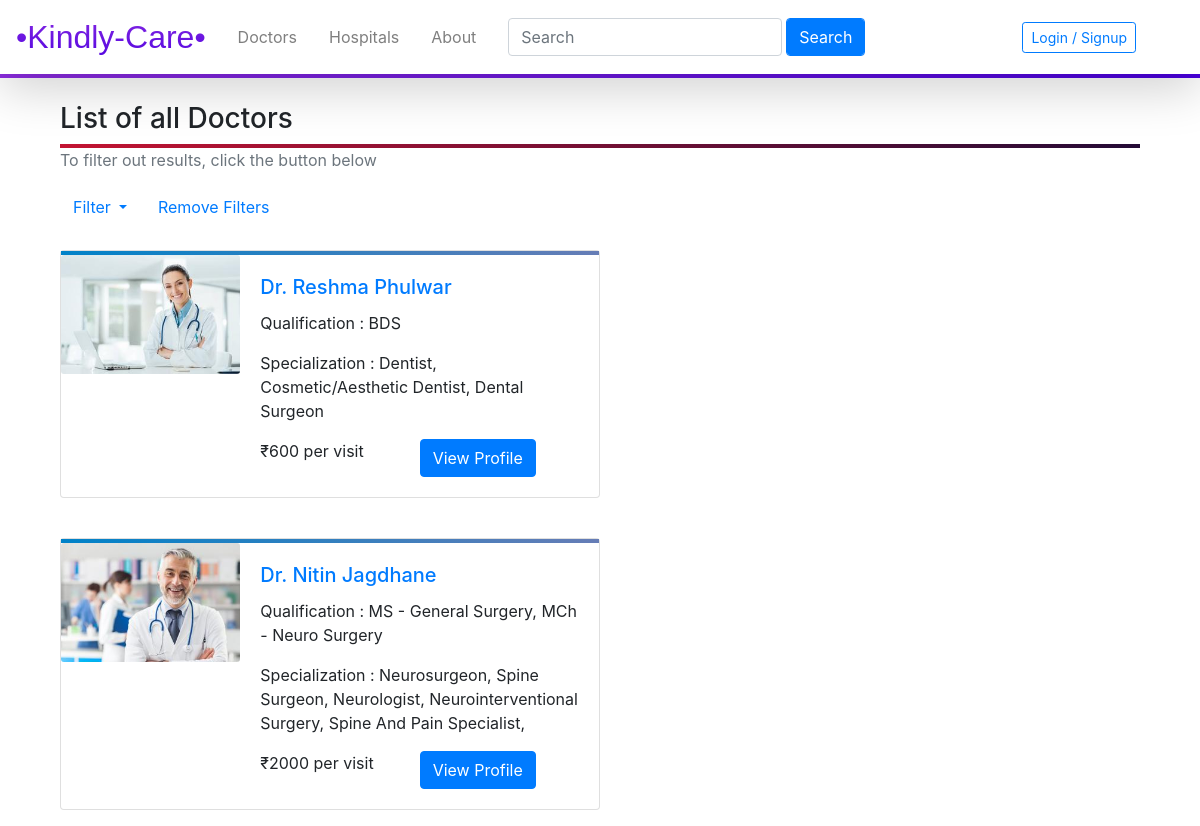
Screenshot of /docs with the database file from the repository.
### kindlycare/models.py (models this page shows, shortened)
class Doctors(db.Model, UserMixin):
    __tablename__ = 'doctors'
    id = db.Column(db.Integer,primary_key = True)
    name = db.Column(db.String(20),nullable = False)
    password = db.Column(db.String(20))
    email = db.Column(db.String(64),unique = True,index = True)
    qualification = db.Column(db.String(50),nullable = False)
    specialization = db.Column(db.String(140))
    consultation_fees = db.Column(db.Integer, nullable = False)
    profile_image = db.Column(db.String(64),default = 'default_image.jpg')
    experience = db.Column(db.Text,nullable = False)
    contact_number = db.Column(db.String(10),nullable = False)
    description = db.Column(db.Text,nullable = False)
    address_line_1 = db.Column(db.Text,nullable = False,default='India')
    address_line_2 = db.Column(db.Text,nullable = False,default='India')
    address_line_3 = db.Column(db.Text,nullable = False,default='India')
    reviews = db.relationship('Reviews',backref='doctor')
    slots = db.relationship('Slots',backref='doctor')
    appointments = db.relationship('Appointments',backref='doctor')
    hospitals_name = db.relationship('Hospitals',secondary=relate, backref = db.backref('doctor', lazy = True))

### kindlycare/core/views.py (the view)
@core.route('/docs')
def docs():
    if request.method == 'POST':
        opt = request.form.get('options')
        print(opt)  # Value of the Radio Button
        return redirect(url_for('core.filter', opt=opt))
    docs = Doctors.query.all()
    return render_template('home.html', docs=docs)

### kindlycare/templates/home.html (shortened to what this page needs)
{% extends 'base.html' %}
{% block content %}
<br>
<div class="container">
    {% if docs %}
    <h3>List of all Doctors</h3>
    <div style="background-image: linear-gradient(to right,#c31432,#240b36);width: 100%;height: 4px;"></div>
    <p class="text-muted">To filter out results, click the button below</a></p>
    <form method="POST" action="/">
        <div class="dropdown">
            <button class="btn btn-link dropdown-toggle" type="button" id="dropdownMenuButton" data-toggle="dropdown"
                aria-haspopup="true" aria-expanded="false">
                Filter
            </button>
            <a href="{{url_for('core.docs')}}" class="btn btn-link">Remove Filters</a>
        </div>
    </form>
    {% for doc in docs %}
    <br>
    <div class="card mb-3" style="max-width: 540px;">
        <div style="background-image: linear-gradient(to right,#0082c8,#667db6);width: 100%;height: 4px;"></div>
        <div class="row no-gutters">
            <div class="col-md-4">
                <img src="{{url_for('static',filename='profile_pics/'+doc.profile_image)}}" class="card-img" alt="...">
            </div>
            <div class="col-md-8">
                <div class="card-body">
                    <h5 class="card-title text-primary">Dr. {{doc.name}}</h5>
                    <p class="card-text">Qualification : {{doc.qualification}}</p>
                    <p class="card-text">Specialization : {{doc.specialization}}</p>
                    <div class="row no-gutters">
                        <div class="col-md-6">
                            <p class="card-text">₹{{doc.consultation_fees}} per visit</p>
                        </div>
                        <div class="col-md-6">
                            <a href="{{url_for('doctors.viewDoctor',doctor_id=doc.id)}}" class="btn btn-primary">View Profile</a>
                        </div>
                    </div>
                </div>
            </div>
        </div>
    </div>
    {% endfor %}
    {% endif %}
</div>
{% endblock %}

### kindlycare/templates/base.html (style rules this page uses)
html { scroll-behavior: smooth; }

### rows the page displays
Doctors: profile_image (picture), name "Reshma Phulwar", qualification "BDS", specialization "Dentist, Cosmetic/Aesthetic Dentist, Dental Surgeon", consultation_fees "600"
Doctors: profile_image (picture), name "Nitin Jagdhane", qualification "MS - General Surgery, MCh - Neuro Surgery", specialization "Neurosurgeon, Spine Surgeon, Neurologist, Neurointerventional Surgery, Spine And Pain Specialist,", consultation_fees "2000"
